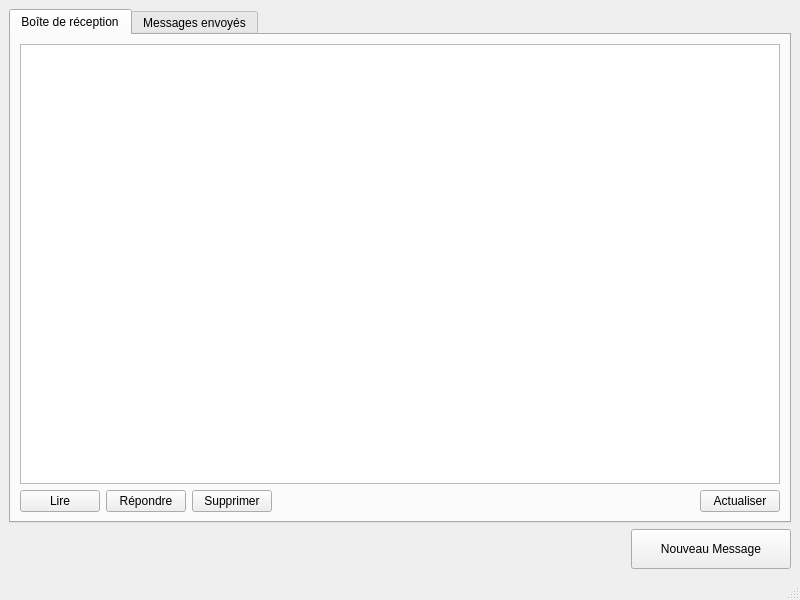
<?xml version="1.0" encoding="UTF-8"?>
<ui version="4.0">
 <class>UIMessage</class>
 <widget class="QMainWindow" name="UIMessage">
  <property name="geometry">
   <rect>
    <x>0</x>
    <y>0</y>
    <width>800</width>
    <height>600</height>
   </rect>
  </property>
  <property name="windowTitle">
   <string>Messagerie Interne</string>
  </property>
  <widget class="QWidget" name="centralwidget">
   <layout class="QVBoxLayout" name="verticalLayout">
    <item>
     <widget class="QTabWidget" name="tabWidget">
      <property name="currentIndex">
       <number>0</number>
      </property>
      <widget class="QWidget" name="inboxTab">
       <attribute name="title">
        <string>Boîte de réception</string>
       </attribute>
       <layout class="QVBoxLayout" name="verticalLayout_2">
        <item>
         <widget class="QTableView" name="inboxTableView">
          <property name="selectionBehavior">
           <enum>QAbstractItemView::SelectRows</enum>
          </property>
          <property name="sortingEnabled">
           <bool>true</bool>
          </property>
         </widget>
        </item>
        <item>
         <layout class="QHBoxLayout" name="horizontalLayout">
          <item>
           <widget class="QPushButton" name="buttonRead">
            <property name="text">
             <string>Lire</string>
            </property>
           </widget>
          </item>
          <item>
           <widget class="QPushButton" name="buttonReply">
            <property name="text">
             <string>Répondre</string>
            </property>
           </widget>
          </item>
          <item>
           <widget class="QPushButton" name="buttonDelete">
            <property name="text">
             <string>Supprimer</string>
            </property>
           </widget>
          </item>
          <item>
           <spacer name="horizontalSpacer">
            <property name="orientation">
             <enum>Qt::Horizontal</enum>
            </property>
            <property name="sizeHint" stdset="0">
             <size>
              <width>40</width>
              <height>20</height>
             </size>
            </property>
           </spacer>
          </item>
          <item>
           <widget class="QPushButton" name="refreshInboxButton">
            <property name="text">
             <string>Actualiser</string>
            </property>
           </widget>
          </item>
         </layout>
        </item>
       </layout>
      </widget>
      <widget class="QWidget" name="sentTab">
       <attribute name="title">
        <string>Messages envoyés</string>
       </attribute>
       <layout class="QVBoxLayout" name="verticalLayout_3">
        <item>
         <widget class="QTableView" name="sentTableView">
          <property name="selectionBehavior">
           <enum>QAbstractItemView::SelectRows</enum>
          </property>
          <property name="sortingEnabled">
           <bool>true</bool>
          </property>
         </widget>
        </item>
        <item>
         <layout class="QHBoxLayout" name="horizontalLayout_2">
          <item>
           <widget class="QPushButton" name="viewSentButton">
            <property name="text">
             <string>Afficher</string>
            </property>
           </widget>
          </item>
          <item>
           <widget class="QPushButton" name="forwardButton">
            <property name="text">
             <string>Transférer</string>
            </property>
           </widget>
          </item>
          <item>
           <widget class="QPushButton" name="deleteSentButton">
            <property name="text">
             <string>Supprimer</string>
            </property>
           </widget>
          </item>
          <item>
           <spacer name="horizontalSpacer_2">
            <property name="orientation">
             <enum>Qt::Horizontal</enum>
            </property>
            <property name="sizeHint" stdset="0">
             <size>
              <width>40</width>
              <height>20</height>
             </size>
            </property>
           </spacer>
          </item>
          <item>
           <widget class="QPushButton" name="refreshSentButton">
            <property name="text">
             <string>Actualiser</string>
            </property>
           </widget>
          </item>
         </layout>
        </item>
       </layout>
      </widget>
     </widget>
    </item>
    <item>
     <layout class="QHBoxLayout" name="horizontalLayout_3">
      <item>
       <spacer name="horizontalSpacer_3">
        <property name="orientation">
         <enum>Qt::Horizontal</enum>
        </property>
        <property name="sizeHint" stdset="0">
         <size>
          <width>40</width>
          <height>20</height>
         </size>
        </property>
       </spacer>
      </item>
      <item>
       <widget class="QPushButton" name="newMessageButton">
        <property name="minimumSize">
         <size>
          <width>160</width>
          <height>40</height>
         </size>
        </property>
        <property name="text">
         <string>Nouveau Message</string>
        </property>
        <property name="icon">
         <iconset>
          <normaloff>:/icons/mail-new.png</normaloff>:/icons/mail-new.png</iconset>
        </property>
       </widget>
      </item>
     </layout>
    </item>
   </layout>
  </widget>
  <widget class="QStatusBar" name="statusbar"/>
 </widget>
 <resources/>
 <connections/>
</ui>
